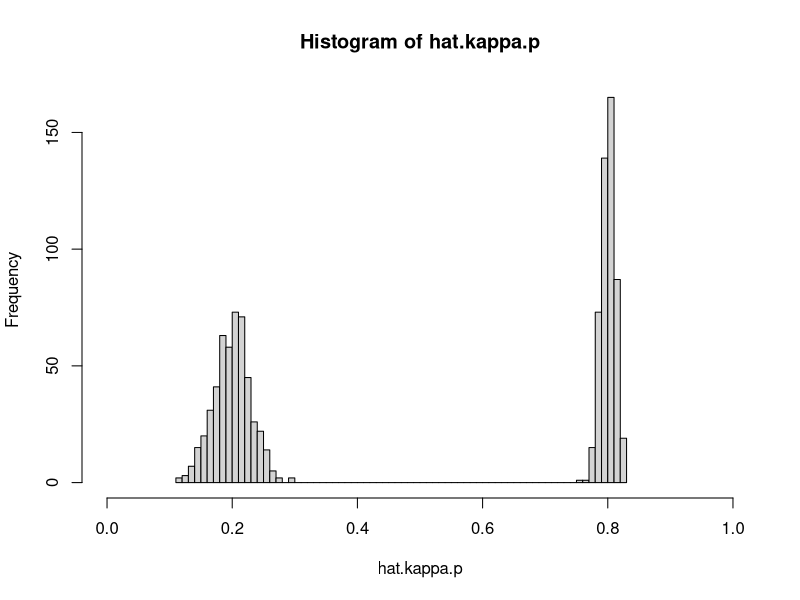
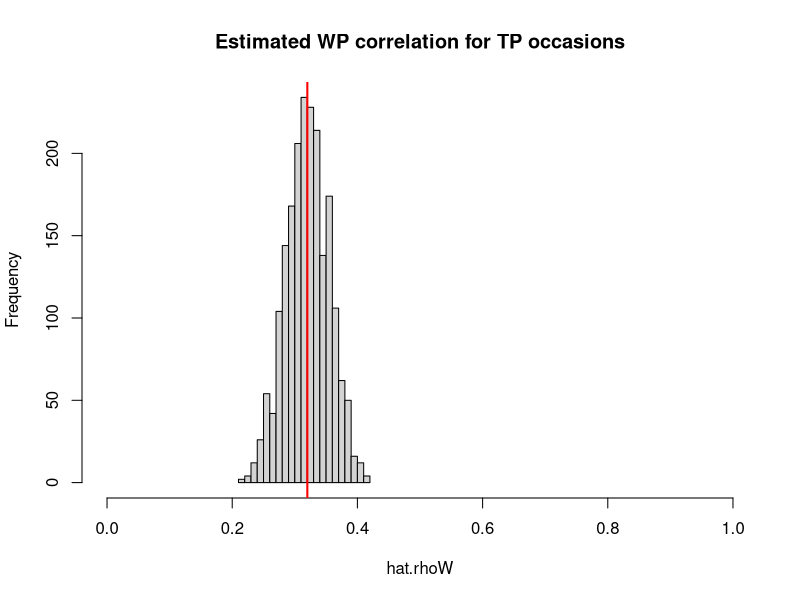
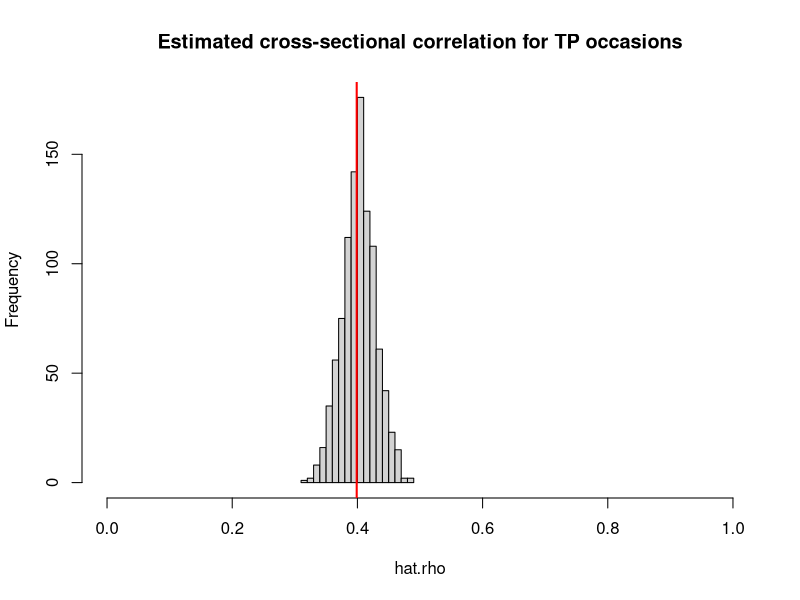
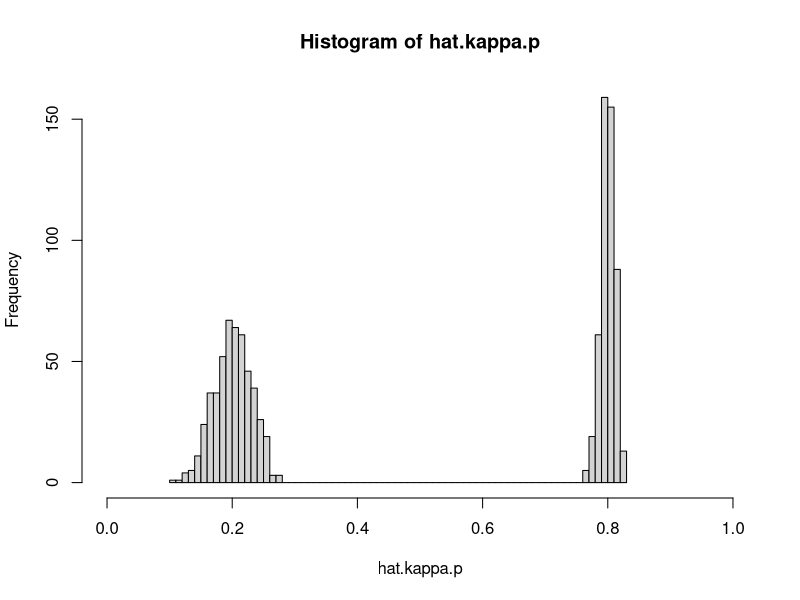
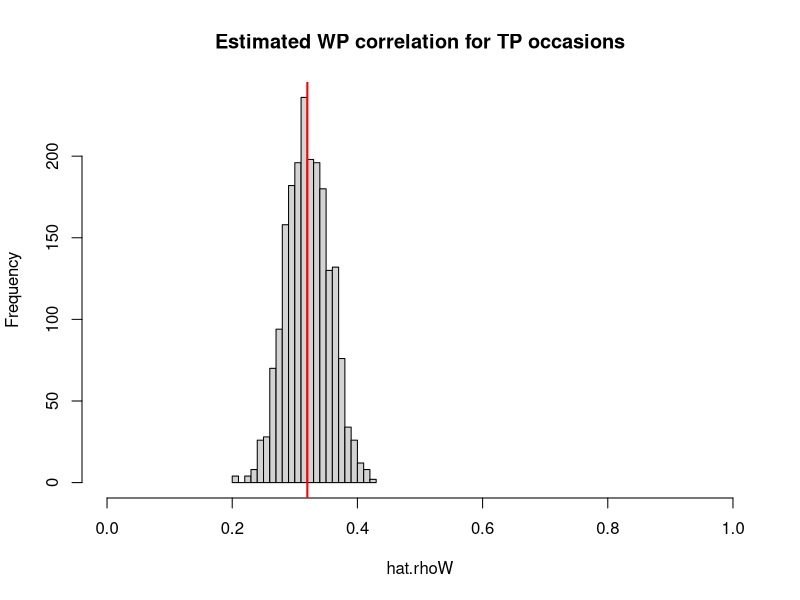
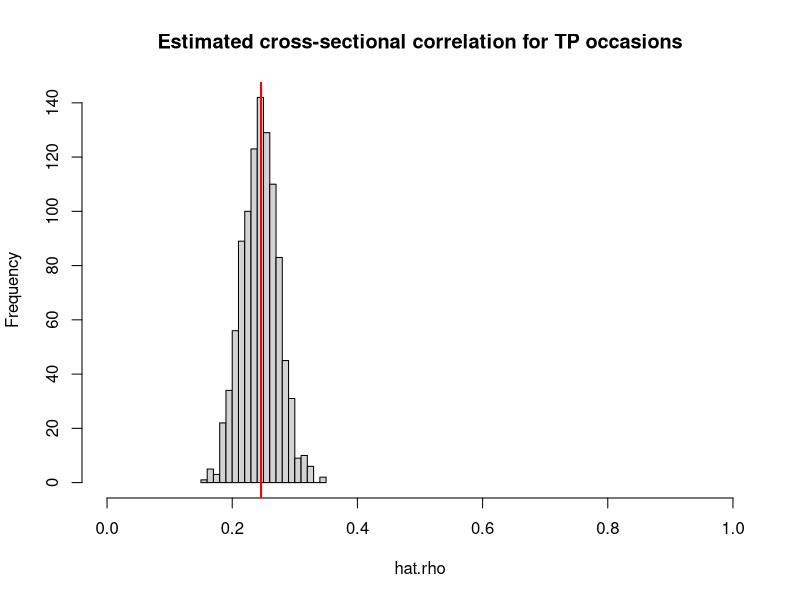
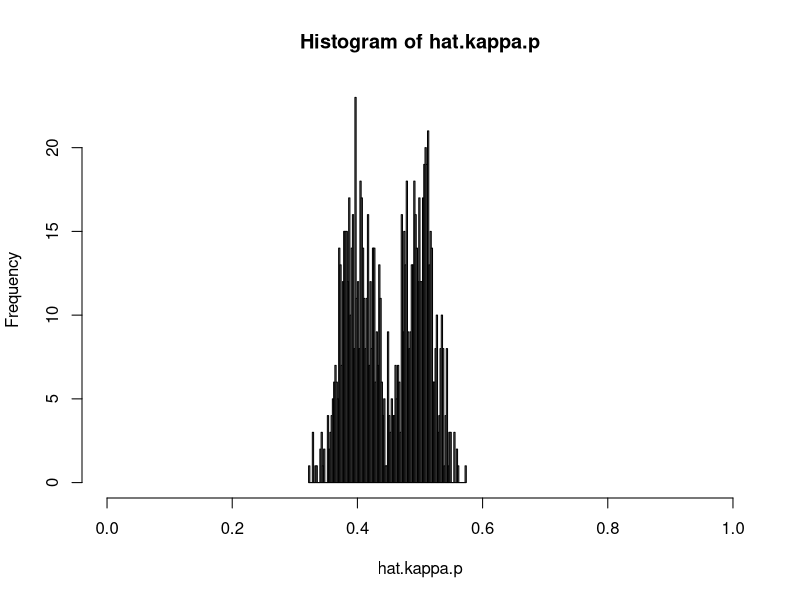
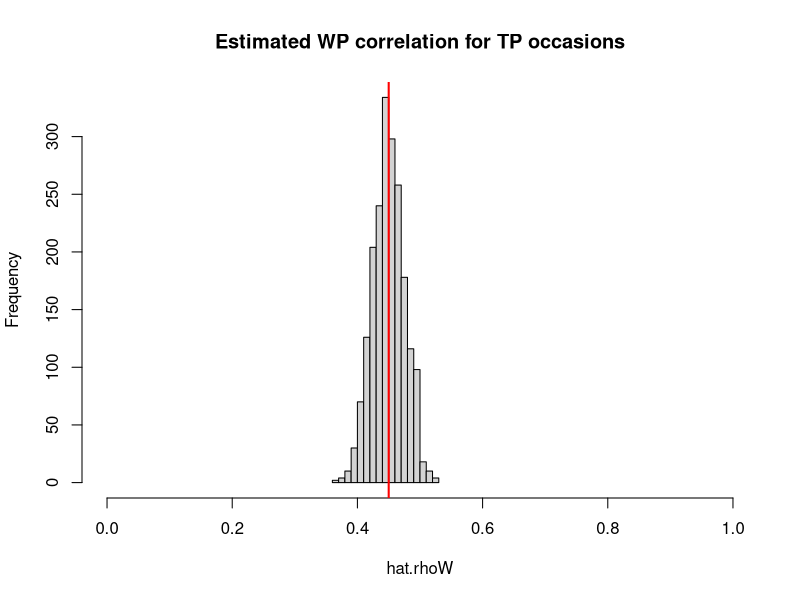

The R source for these figures, in order:
# This file contains the R-code for the six examples in the paper "The Curious
# Case of the Cross-Sectional Correlation" by Ellen Hamaker (2022, for MBR).
# For each example, specific parameter values are chosen, which are used to
# compute other parameters, using the analytical results from the paper.
# Furthermore, for each example data is generated for 1,000 persons and 1,000
# time points. The data at the first time point (i.e., cross-sectional data set)
# are used to estimate the cross-sectional correlation. 

# More information about the code and set-up can be found in the paper and at 
# the accompanying website with supporting materials: 
# https://ellenhamaker.github.io/cross-sectional-correlation/

# Package needed for these code:
library(mvtnorm)

###############################################################################
########################### EXAMPLE 1 #########################################
###############################################################################

# Specify two person-specific covariance matrices for two subpopulations
cov.mat1 <- matrix(c(1.25,1,1,1.25),2,2)
cov.mat2 <- matrix(c(5,1,1,5),2,2)

# The average person-specific correlation can be determined
kappa1 <- cov.mat1[2,1]/(sqrt(cov.mat1[1,1])*sqrt(cov.mat1[2,2]))
kappa2 <- cov.mat2[2,1]/(sqrt(cov.mat2[1,1])*sqrt(cov.mat2[2,2]))
kappa <- (kappa1+kappa2)/2
kappa

# Determine the average person-specific variances and covariance
var.wX <- (cov.mat1[1,1] + cov.mat2[1,1])/2
var.wY <- (cov.mat1[2,2] + cov.mat2[2,2])/2
cov.wXwY <- (cov.mat1[2,1]+cov.mat2[2,1])/2

# From these the within-person correlation can be computed:
rhoW <- cov.wXwY/(sqrt(var.wX)*sqrt(var.wY))
rhoW

# Specify the correlation at the between-person level
# and choose the intraclass correlations for X and Y
rhoB <- 0.5
icc.X <- 0.4
icc.Y <- 0.5

# Compute the between-person variances based on the icc's and the average 
# person-specific variances
var.bX <- icc.X*var.wX/(1-icc.X)
var.bX
var.bY <- icc.Y*var.wY/(1-icc.Y)
var.bY

# Compute the between-person covariance based on the between-person correlation
# and the between-person variances
cov.bXbY <- rhoB*sqrt(var.bX)*sqrt(var.bY)
cov.bXbY

# Place these values in a covariance matrix
cov.mat.B <- matrix(c(var.bX,cov.bXbY,cov.bXbY,var.bY),2,2)

# Compute the cross-sectional correlation
rho <- sqrt(icc.X)*sqrt(icc.Y)*rhoB + sqrt(1-icc.X)*sqrt(1-icc.Y)*rhoW
rho


#####################
### Simulate data ###
#####################

set.seed(8427)

# Total sample size
N <- 1000   # number pf persons
TP <- 1000   # number of time points

# Place the between-person covariance and variances in a matrix, and use this
# to simulate the person-specific means (between-person components)
cov.mat.B <- matrix(c(var.bX,cov.bXbY,cov.bXbY,var.bY),2,2)
means.XY <- rmvnorm(N,mean = c(0,0),sigma = cov.mat.B)
cov(means.XY) 
cor(means.XY)

# Create two matrices to contain the scores on X and Y 
# for TP repeated measures (rows) and for N persons (columns)
X <- matrix(,TP,N)
Y <- matrix(,TP,N)

# Create data for the first subpopulation
for (i in 1:(N/2))
{ Z <- rmvnorm(TP, mean = means.XY[i,], sigma = cov.mat1)
  X[,i] <- Z[,1] 
  Y[,i] <- Z[,2]
}

# Create data fro the second subpopulation
for (i in ((N/2)+1):N)
{ Z <- rmvnorm(TP, mean = means.XY[i,], sigma = cov.mat2)
  X[,i] <- Z[,1]
  Y[,i] <- Z[,2]
}

# Create matrices to contain estimates of the person-specific 
# means and correlations for N persons
hat.means.XY <- matrix(,N,2)
hat.kappa.p <- matrix(,N,1)

# Create matrices to contain estimates of the person-specific 
# means and correlations for N persons
for (p in 1:N)
{ Xp <- X[,p]
  Yp <- Y[,p]
  hat.means.XY[p,] <- c(mean(Xp),mean(Yp))
  hat.kappa.p[p,1] <- cor(Xp,Yp)
}
# Average person-specific correlation:
mean(hat.kappa.p)
# Compare to true value:
kappa
# Histogram
hist(hat.kappa.p, breaks=100, xlim=c(0,1))

# Average person-specific correlation:
mean(hat.kappa.p)
# Compare to true value:
kappa

# Between-person correlation 
cor(hat.means.XY)
# Compare to true value:
rhoB

# Create matrices to contain estimates of the within-person correlation 
# and the cross-sectional correlation
hat.rhoW <- matrix(,TP,2)
hat.rho <- matrix(,TP,1)

# Create matrices to contain estimates of the person-specific 
# means and correlations for N persons
for (t in 1:TP)
{ Xt <- X[t,]
  Yt <- Y[t,]
  WXt <- X[t,] - hat.means.XY[,1]
  WYt <- Y[t,] - hat.means.XY[,2]
  hat.rhoW[t,] <- cor(WXt,WYt)
  hat.rho[t,] <- cor(Xt,Yt)
}
# Average person-specific correlation:
mean(hat.rhoW)
mean(hat.rho)

hist(hat.rhoW, breaks=20, xlim=c(0,1), 
     main="Estimated WP correlation for TP occasions")
abline(v=rhoW, col="red", lwd=2)
hist(hat.rho, breaks=20, xlim=c(0,1), 
     main="Estimated cross-sectional correlation for TP occasions")
abline(v=rho, col="red", lwd=2)

# Cross-sectional correlation for the first wave (reported in the paper)
hat.rho[1,1]

###############################################################################
########################### EXAMPLE 2 #########################################
###############################################################################

# Specify two person-specific covariance matrices for two subpopulations
cov.mat1 <- matrix(c(1.25,1,1,1.25),2,2)
cov.mat2 <- matrix(c(5,1,1,5),2,2)

# The average person-specific correlation can be determined
kappa1 <- cov.mat1[2,1]/(sqrt(cov.mat1[1,1])*sqrt(cov.mat1[2,2]))
kappa2 <- cov.mat2[2,1]/(sqrt(cov.mat2[1,1])*sqrt(cov.mat2[2,2]))
kappa <- (kappa1+kappa2)/2
kappa

# Determine the average person-specific variances and covariance
var.wX <- (cov.mat1[1,1] + cov.mat2[1,1])/2
var.wY <- (cov.mat1[2,2] + cov.mat2[2,2])/2
cov.wXwY <- (cov.mat1[2,1]+cov.mat2[2,1])/2

# From these the within-person correlation can be computed:
rhoW <- cov.wXwY/(sqrt(var.wX)*sqrt(var.wY))
rhoW

# Specify the correlation at the between-person level
# and choose the intraclass correlations for X and Y
rhoB <- 0.5
icc.X <- 0.1
icc.Y <- 0.9

# Compute the between-person variances based on the icc's and the average 
# person-specific variances
var.bX <- icc.X*var.wX/(1-icc.X)
var.bX
var.bY <- icc.Y*var.wY/(1-icc.Y)
var.bY

# Compute the between-person covariance based on the between-person correlation
# and the between-person variances
cov.bXbY <- rhoB*sqrt(var.bX)*sqrt(var.bY)
cov.bXbY

# Place these values in a covariance matrix
cov.mat.B <- matrix(c(var.bX,cov.bXbY,cov.bXbY,var.bY),2,2)

# Compute the cross-sectional correlation
rho <- sqrt(icc.X)*sqrt(icc.Y)*rhoB + sqrt(1-icc.X)*sqrt(1-icc.Y)*rhoW
rho

#####################
### Simulate data ###
#####################

set.seed(3482)

# Total sample size
N <- 1000   # number pf persons
TP <- 1000   # number of time points

# Place the between-person covariance and variances in a matrix, and use this
# to simulate the person-specific means (between-person components)
cov.mat.B <- matrix(c(var.bX,cov.bXbY,cov.bXbY,var.bY),2,2)
means.XY <- rmvnorm(N,mean = c(0,0),sigma = cov.mat.B)
cov(means.XY) 
cor(means.XY)

# Create two matrices to contain the scores on X and Y 
# for TP repeated measures (rows) and for N persons (columns)
X <- matrix(,TP,N)
Y <- matrix(,TP,N)

# Create data for the first subpopulation
for (i in 1:(N/2))
{ Z <- rmvnorm(TP, mean = means.XY[i,], sigma = cov.mat1)
  X[,i] <- Z[,1] 
  Y[,i] <- Z[,2]
}

# Create data fro the second subpopulation
for (i in ((N/2)+1):N)
{ Z <- rmvnorm(TP, mean = means.XY[i,], sigma = cov.mat2)
  X[,i] <- Z[,1]
  Y[,i] <- Z[,2]
}

# Create matrices to contain estimates of the person-specific 
# means and correlations for N persons
hat.means.XY <- matrix(,N,2)
hat.kappa.p <- matrix(,N,1)

# Create matrices to contain estimates of the person-specific 
# means and correlations for N persons
for (p in 1:N)
{ Xp <- X[,p]
  Yp <- Y[,p]
  hat.means.XY[p,] <- c(mean(Xp),mean(Yp))
  hat.kappa.p[p,1] <- cor(Xp,Yp)
}
# Average person-specific correlation:
mean(hat.kappa.p)
# Compare to true value:
kappa
# Histogram
hist(hat.kappa.p, breaks=100, xlim=c(0,1))

# Average person-specific correlation:
mean(hat.kappa.p)
# Compare to true value:
kappa

# Between-person correlation 
cor(hat.means.XY)
# Compare to true value:
rhoB

# Create matrices to contain estimates of the within-person correlation 
# and the cross-sectional correlation
hat.rhoW <- matrix(,TP,2)
hat.rho <- matrix(,TP,1)

# Create matrices to contain estimates of the person-specific 
# means and correlations for N persons
for (t in 1:TP)
{ Xt <- X[t,]
  Yt <- Y[t,]
  WXt <- X[t,] - hat.means.XY[,1]
  WYt <- Y[t,] - hat.means.XY[,2]
  hat.rhoW[t,] <- cor(WXt,WYt)
  hat.rho[t,] <- cor(Xt,Yt)
}
# Average person-specific correlation:
mean(hat.rhoW)
mean(hat.rho)

hist(hat.rhoW, breaks=20, xlim=c(0,1), 
     main="Estimated WP correlation for TP occasions")
abline(v=rhoW, col="red", lwd=2)
hist(hat.rho, breaks=20, xlim=c(0,1), 
     main="Estimated cross-sectional correlation for TP occasions")
abline(v=rho, col="red", lwd=2)

# Cross-sectional correlation for the first wave (reported in the paper)
hat.rho[1,1]


###############################################################################
########################### EXAMPLE 3 #########################################
###############################################################################

# Specify two person-specific covariance matrices for two subpopulations
cov.mat1 <- matrix(c(10,5,5,10),2,2)
cov.mat2 <- matrix(c(10,4,4,10),2,2)

# The average person-specific correlation can be determined
kappa1 <- cov.mat1[2,1]/(sqrt(cov.mat1[1,1])*sqrt(cov.mat1[2,2]))
kappa2 <- cov.mat2[2,1]/(sqrt(cov.mat2[1,1])*sqrt(cov.mat2[2,2]))
kappa <- (kappa1+kappa2)/2
kappa

# Determine the average person-specific variances and covariance
var.wX <- (cov.mat1[1,1] + cov.mat2[1,1])/2
var.wY <- (cov.mat1[2,2] + cov.mat2[2,2])/2
cov.wXwY <- (cov.mat1[2,1]+cov.mat2[2,1])/2

# From these the within-person correlation can be computed:
rhoW <- cov.wXwY/(sqrt(var.wX)*sqrt(var.wY))
rhoW

# Specify the correlation at the between-person level
# and choose the intraclass correlations for X and Y
rhoB <- 0.45
icc.X <- 0.2
icc.Y <- 0.8

# Compute the between-person variances based on the icc's and the average 
# person-specific variances
var.bX <- icc.X*var.wX/(1-icc.X)
var.bX
var.bY <- icc.Y*var.wY/(1-icc.Y)
var.bY

# Compute the between-person covariance based on the between-person correlation
# and the between-person variances
cov.bXbY <- rhoB*sqrt(var.bX)*sqrt(var.bY)
cov.bXbY

# Place these values in a covariance matrix
cov.mat.B <- matrix(c(var.bX,cov.bXbY,cov.bXbY,var.bY),2,2)

# Compute the cross-sectional correlation
rho <- sqrt(icc.X)*sqrt(icc.Y)*rhoB + sqrt(1-icc.X)*sqrt(1-icc.Y)*rhoW
rho

#####################
### Simulate data ###
#####################

set.seed(4497)

# Total sample size
N <- 1000   # number pf persons
TP <- 1000   # number of time points

# Place the between-person covariance and variances in a matrix, and use this
# to simulate the person-specific means (between-person components)
cov.mat.B <- matrix(c(var.bX,cov.bXbY,cov.bXbY,var.bY),2,2)
means.XY <- rmvnorm(N,mean = c(0,0),sigma = cov.mat.B)
cov(means.XY) 
cor(means.XY)

# Create two matrices to contain the scores on X and Y 
# for TP repeated measures (rows) and for N persons (columns)
X <- matrix(,TP,N)
Y <- matrix(,TP,N)

# Create data for the first subpopulation
for (i in 1:(N/2))
{ Z <- rmvnorm(TP, mean = means.XY[i,], sigma = cov.mat1)
  X[,i] <- Z[,1] 
  Y[,i] <- Z[,2]
}

# Create data fro the second subpopulation
for (i in ((N/2)+1):N)
{ Z <- rmvnorm(TP, mean = means.XY[i,], sigma = cov.mat2)
  X[,i] <- Z[,1]
  Y[,i] <- Z[,2]
}

# Create matrices to contain estimates of the person-specific 
# means and correlations for N persons
hat.means.XY <- matrix(,N,2)
hat.kappa.p <- matrix(,N,1)

# Create matrices to contain estimates of the person-specific 
# means and correlations for N persons
for (p in 1:N)
{ Xp <- X[,p]
  Yp <- Y[,p]
  hat.means.XY[p,] <- c(mean(Xp),mean(Yp))
  hat.kappa.p[p,1] <- cor(Xp,Yp)
}
# Average person-specific correlation:
mean(hat.kappa.p)
# Compare to true value:
kappa
# Histogram
hist(hat.kappa.p, breaks=100, xlim=c(0,1))

# Average person-specific correlation:
mean(hat.kappa.p)
# Compare to true value:
kappa

# Between-person correlation 
cor(hat.means.XY)
# Compare to true value:
rhoB

# Create matrices to contain estimates of the within-person correlation 
# and the cross-sectional correlation
hat.rhoW <- matrix(,TP,2)
hat.rho <- matrix(,TP,1)

# Create matrices to contain estimates of the person-specific 
# means and correlations for N persons
for (t in 1:TP)
{ Xt <- X[t,]
  Yt <- Y[t,]
  WXt <- X[t,] - hat.means.XY[,1]
  WYt <- Y[t,] - hat.means.XY[,2]
  hat.rhoW[t,] <- cor(WXt,WYt)
  hat.rho[t,] <- cor(Xt,Yt)
}
# Average person-specific correlation:
mean(hat.rhoW)
mean(hat.rho)

hist(hat.rhoW, breaks=20, xlim=c(0,1), 
     main="Estimated WP correlation for TP occasions")
abline(v=rhoW, col="red", lwd=2)
hist(hat.rho, breaks=20, xlim=c(0,1), 
     main="Estimated cross-sectional correlation for TP occasions")
abline(v=rho, col="red", lwd=2)

# Cross-sectional correlation for the first wave (reported in the paper)
hat.rho[1,1]

###############################################################################
########################### EXAMPLE 4 #########################################
###############################################################################

# Specify two person-specific covariance matrices for two subpopulations
cov.mat1 <- matrix(c(2,1,1,2),2,2)
cov.mat2 <- matrix(c(10,5,5,10),2,2)

# The average person-specific correlation can be determined
kappa1 <- cov.mat1[2,1]/(sqrt(cov.mat1[1,1])*sqrt(cov.mat1[2,2]))
kappa2 <- cov.mat2[2,1]/(sqrt(cov.mat2[1,1])*sqrt(cov.mat2[2,2]))
kappa <- (kappa1+kappa2)/2
kappa

# Determine the average person-specific variances and covariance
var.wX <- (cov.mat1[1,1] + cov.mat2[1,1])/2
var.wY <- (cov.mat1[2,2] + cov.mat2[2,2])/2
cov.wXwY <- (cov.mat1[2,1]+cov.mat2[2,1])/2

# From these the within-person correlation can be computed:
rhoW <- cov.wXwY/(sqrt(var.wX)*sqrt(var.wY))
rhoW

# Specify the correlation at the between-person level
# and choose the intraclass correlations for X and Y
rhoB <- 0.5
icc.X <- 0.2
icc.Y <- 0.8

# Compute the between-person variances based on the icc's and the average 
# person-specific variances
var.bX <- icc.X*var.wX/(1-icc.X)
var.bX
var.bY <- icc.Y*var.wY/(1-icc.Y)
var.bY

# Compute the between-person covariance based on the between-person correlation
# and the between-person variances
cov.bXbY <- rhoB*sqrt(var.bX)*sqrt(var.bY)
cov.bXbY

# Place these values in a covariance matrix
cov.mat.B <- matrix(c(var.bX,cov.bXbY,cov.bXbY,var.bY),2,2)

# Compute the cross-sectional correlation
rho <- sqrt(icc.X)*sqrt(icc.Y)*rhoB + sqrt(1-icc.X)*sqrt(1-icc.Y)*rhoW
rho

#####################
### Simulate data ###
#####################

set.seed(9517)

# Total sample size
N <- 1000   # number pf persons
TP <- 1000   # number of time points

# Place the between-person covariance and variances in a matrix, and use this
# to simulate the person-specific means (between-person components)
cov.mat.B <- matrix(c(var.bX,cov.bXbY,cov.bXbY,var.bY),2,2)
means.XY <- rmvnorm(N,mean = c(0,0),sigma = cov.mat.B)
cov(means.XY) 
cor(means.XY)

# Create two matrices to contain the scores on X and Y 
# for TP repeated measures (rows) and for N persons (columns)
X <- matrix(,TP,N)
Y <- matrix(,TP,N)

# Create data for the first subpopulation
for (i in 1:(N/2))
{ Z <- rmvnorm(TP, mean = means.XY[i,], sigma = cov.mat1)
  X[,i] <- Z[,1] 
  Y[,i] <- Z[,2]
}

# Create data fro the second subpopulation
for (i in ((N/2)+1):N)
{ Z <- rmvnorm(TP, mean = means.XY[i,], sigma = cov.mat2)
  X[,i] <- Z[,1]
  Y[,i] <- Z[,2]
}

# Create matrices to contain estimates of the person-specific 
# means and correlations for N persons
hat.means.XY <- matrix(,N,2)
hat.kappa.p <- matrix(,N,1)

# Create matrices to contain estimates of the person-specific 
# means and correlations for N persons
for (p in 1:N)
{ Xp <- X[,p]
  Yp <- Y[,p]
  hat.means.XY[p,] <- c(mean(Xp),mean(Yp))
  hat.kappa.p[p,1] <- cor(Xp,Yp)
}
# Average person-specific correlation:
mean(hat.kappa.p)
# Compare to true value:
kappa
# Histogram
hist(hat.kappa.p, breaks=100, xlim=c(0,1))

# Average person-specific correlation:
mean(hat.kappa.p)
# Compare to true value:
kappa

# Between-person correlation 
cor(hat.means.XY)
# Compare to true value:
rhoB

# Create matrices to contain estimates of the within-person correlation 
# and the cross-sectional correlation
hat.rhoW <- matrix(,TP,2)
hat.rho <- matrix(,TP,1)

# Create matrices to contain estimates of the person-specific 
# means and correlations for N persons
for (t in 1:TP)
{ Xt <- X[t,]
  Yt <- Y[t,]
  WXt <- X[t,] - hat.means.XY[,1]
  WYt <- Y[t,] - hat.means.XY[,2]
  hat.rhoW[t,] <- cor(WXt,WYt)
  hat.rho[t,] <- cor(Xt,Yt)
}
# Average person-specific correlation:
mean(hat.rhoW)
mean(hat.rho)

hist(hat.rhoW, breaks=20, xlim=c(0,1), 
     main="Estimated WP correlation for TP occasions")
abline(v=rhoW, col="red", lwd=2)
hist(hat.rho, breaks=20, xlim=c(0,1), 
     main="Estimated cross-sectional correlation for TP occasions")
abline(v=rho, col="red", lwd=2)

# Cross-sectional correlation for the first wave (reported in the paper)
hat.rho[1,1]

###############################################################################
########################### EXAMPLE 5 #########################################
###############################################################################

# Specify two person-specific covariance matrices for two subpopulations
cov.mat1 <- matrix(c(1.25,1,1,1.25),2,2)
cov.mat2 <- matrix(c(5,1,1,5),2,2)

# The average person-specific correlation can be determined
kappa1 <- cov.mat1[2,1]/(sqrt(cov.mat1[1,1])*sqrt(cov.mat1[2,2]))
kappa2 <- cov.mat2[2,1]/(sqrt(cov.mat2[1,1])*sqrt(cov.mat2[2,2]))
kappa <- (kappa1+kappa2)/2
kappa

# Determine the average person-specific variances and covariance
var.wX <- (cov.mat1[1,1] + cov.mat2[1,1])/2
var.wY <- (cov.mat1[2,2] + cov.mat2[2,2])/2
cov.wXwY <- (cov.mat1[2,1]+cov.mat2[2,1])/2

# From these the within-person correlation can be computed:
rhoW <- cov.wXwY/(sqrt(var.wX)*sqrt(var.wY))
rhoW

# Specify the correlation at the between-person level
# and choose the intraclass correlations for X and Y
rhoB <- NA
icc.X <- 0
icc.Y <- 0

# Compute the between-person variances based on the icc's and the average 
# person-specific variances
var.bX <- icc.X*var.wX/(1-icc.X)
var.bX
var.bY <- icc.Y*var.wY/(1-icc.Y)
var.bY

# Compute the between-person covariance based on the between-person correlation
# and the between-person variances
# cov.bXbY <- rhoB*sqrt(var.bX)*sqrt(var.bY)
cov.bXbY <- 0

# Place these values in a covariance matrix
cov.mat.B <- matrix(c(var.bX,cov.bXbY,cov.bXbY,var.bY),2,2)

# Compute the cross-sectional correlation
rho <- sqrt(icc.X)*sqrt(icc.Y)*rhoB + sqrt(1-icc.X)*sqrt(1-icc.Y)*rhoW
rho

#####################
### Simulate data ###
#####################

set.seed(5276)

# Total sample size
N <- 1000   # number pf persons
TP <- 1000   # number of time points

# Place the between-person covariance and variances in a matrix, and use this
# to simulate the person-specific means (between-person components)
cov.mat.B <- matrix(c(var.bX,cov.bXbY,cov.bXbY,var.bY),2,2)
means.XY <- rmvnorm(N,mean = c(0,0),sigma = cov.mat.B)
cov(means.XY) 
cor(means.XY)

# Create two matrices to contain the scores on X and Y 
# for TP repeated measures (rows) and for N persons (columns)
X <- matrix(,TP,N)
Y <- matrix(,TP,N)

# Create data for the first subpopulation
for (i in 1:(N/2))
{ Z <- rmvnorm(TP, mean = means.XY[i,], sigma = cov.mat1)
  X[,i] <- Z[,1] 
  Y[,i] <- Z[,2]
}

# Create data fro the second subpopulation
for (i in ((N/2)+1):N)
{ Z <- rmvnorm(TP, mean = means.XY[i,], sigma = cov.mat2)
  X[,i] <- Z[,1]
  Y[,i] <- Z[,2]
}

# Create matrices to contain estimates of the person-specific 
# means and correlations for N persons
hat.means.XY <- matrix(,N,2)
hat.kappa.p <- matrix(,N,1)

# Create matrices to contain estimates of the person-specific 
# means and correlations for N persons
for (p in 1:N)
{ Xp <- X[,p]
  Yp <- Y[,p]
  hat.means.XY[p,] <- c(mean(Xp),mean(Yp))
  hat.kappa.p[p,1] <- cor(Xp,Yp)
}
# Average person-specific correlation:
mean(hat.kappa.p)
# Compare to true value:
kappa
# Histogram
hist(hat.kappa.p, breaks=100, xlim=c(0,1))

# Average person-specific correlation:
mean(hat.kappa.p)
# Compare to true value:
kappa

# Between-person correlation 
cor(hat.means.XY)
# Compare to true value:
rhoB

# Create matrices to contain estimates of the within-person correlation 
# and the cross-sectional correlation
hat.rhoW <- matrix(,TP,2)
hat.rho <- matrix(,TP,1)

# Create matrices to contain estimates of the person-specific 
# means and correlations for N persons
for (t in 1:TP)
{ Xt <- X[t,]
  Yt <- Y[t,]
  WXt <- X[t,] - hat.means.XY[,1]
  WYt <- Y[t,] - hat.means.XY[,2]
  hat.rhoW[t,] <- cor(WXt,WYt)
  hat.rho[t,] <- cor(Xt,Yt)
}
# Average person-specific correlation:
mean(hat.rhoW)
mean(hat.rho)

hist(hat.rhoW, breaks=20, xlim=c(0,1), 
     main="Estimated WP correlation for TP occasions")
abline(v=rhoW, col="red", lwd=2)
hist(hat.rho, breaks=20, xlim=c(0,1), 
     main="Estimated cross-sectional correlation for TP occasions")
abline(v=rho, col="red", lwd=2)

# Cross-sectional correlation for the first wave (reported in the paper)
hat.rho[1,1]


###############################################################################
########################### EXAMPLE 6 #########################################
###############################################################################

# Specify two person-specific covariance matrices for two subpopulations
cov.mat1 <- matrix(c(1.25,1,1,1.25),2,2)
cov.mat2 <- matrix(c(5,1,1,5),2,2)

# The average person-specific correlation can be determined
kappa1 <- cov.mat1[2,1]/(sqrt(cov.mat1[1,1])*sqrt(cov.mat1[2,2]))
kappa2 <- cov.mat2[2,1]/(sqrt(cov.mat2[1,1])*sqrt(cov.mat2[2,2]))
kappa <- (kappa1+kappa2)/2
kappa

# Determine the average person-specific variances and covariance
var.wX <- (cov.mat1[1,1] + cov.mat2[1,1])/2
var.wY <- (cov.mat1[2,2] + cov.mat2[2,2])/2
cov.wXwY <- (cov.mat1[2,1]+cov.mat2[2,1])/2

# From these the within-person correlation can be computed:
rhoW <- cov.wXwY/(sqrt(var.wX)*sqrt(var.wY))
rhoW

# Specify the correlation at the between-person level
# and choose the intraclass correlations for X and Y
rhoB <- 0
icc.X <- 0.4
icc.Y <- 0.5

# Compute the between-person variances based on the icc's and the average 
# person-specific variances
var.bX <- icc.X*var.wX/(1-icc.X)
var.bX
var.bY <- icc.Y*var.wY/(1-icc.Y)
var.bY

# Compute the between-person covariance based on the between-person correlation
# and the between-person variances
# cov.bXbY <- rhoB*sqrt(var.bX)*sqrt(var.bY)
cov.bXbY <- 0

# Place these values in a covariance matrix
cov.mat.B <- matrix(c(var.bX,cov.bXbY,cov.bXbY,var.bY),2,2)

# Compute the cross-sectional correlation
rho <- sqrt(icc.X)*sqrt(icc.Y)*rhoB + sqrt(1-icc.X)*sqrt(1-icc.Y)*rhoW
rho
